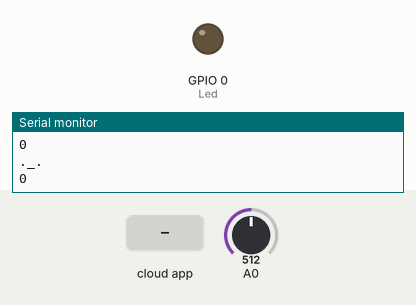
Bench run of a sketch on a simulated ESP8266 (NodeMCU). On the bench: output pins drawn as LEDs (lit = HIGH), the last lines printed to the serial monitor. The test bench sets the inputs (shaded band); at power-on: A0 = 512. WiFi joins after 1.5 s; servers stay silent unless stated; the Firebase database answers and starts empty.

Above: at 2.7 s.
2.8 s: the phone or cloud app sets Led to 1
At 4.0 s:
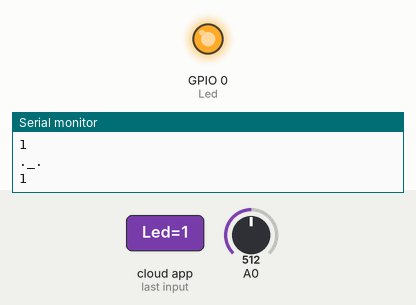
4.6 s: the phone or cloud app sets Led to 0
At 5.4 s:
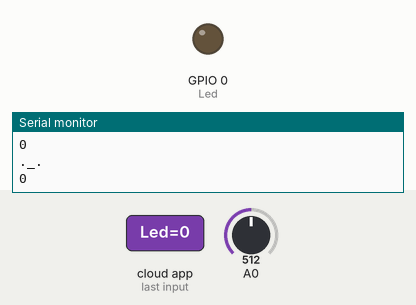
Timing chart, 0 to 7.6 s (numbered marks = the images above; inputs shaded):
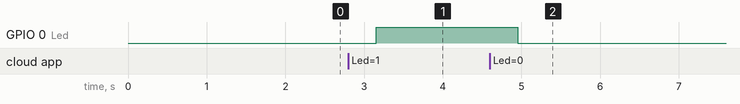

The sketch:

PruebaApp.ino
```cpp
#include <FirebaseArduino.h>
#include <ESP8266WiFi.h>
#define FIREBASE_HOST "semanai-4ea99.firebaseio.com"
#define FIREBASE_AUTH "az4SQ6BPBqScFTFzeciectZz71Axmmc6XlDvEyHJ"
#define WIFI_SSID "Tec-IoT"
#define WIFI_PASSWORD "spotless.magnetic.bridge"
int Led = 0;
void setup() {
  //Declaración de Puertos
  pinMode(Led,OUTPUT);
  pinMode(A0,INPUT);
  Serial.begin(9600);
  WiFi.begin(WIFI_SSID,WIFI_PASSWORD);
  while(WiFi.status() != WL_CONNECTED){
    delay(500);
    Serial.print(".");
  }
  Serial.println("");
  Serial.println("Wifi Conectado!");
  Firebase.begin(FIREBASE_HOST,FIREBASE_AUTH);
}

void loop() {
  Serial.println("._.");
  Serial.println(Firebase.getInt("Led"));
 if(Firebase.getInt("Led") == 1){
  digitalWrite(Led,HIGH);
 }else{
  digitalWrite(Led,LOW);
 }
 int luz=analogRead(A0);
  luz=map(luz,650,10,100,0);
  //Serial.println(luz);
  Firebase.setInt("Luz",luz);
}
```

Measured:
- after the input at 2.8 s, GPIO 0 (Led): LOW → HIGH after 0.35 s
- after the input at 4.6 s, GPIO 0 (Led): HIGH → LOW after 0.36 s
